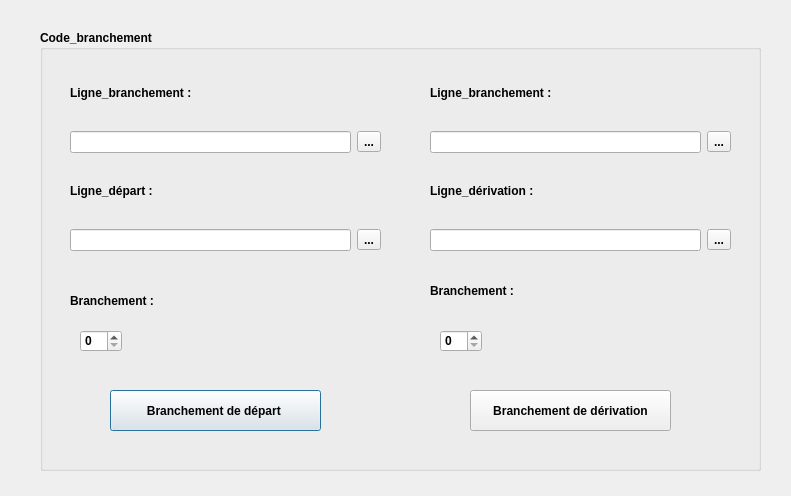
<?xml version="1.0" encoding="UTF-8"?>
<ui version="4.0">
 <class>Dialog</class>
 <widget class="QDialog" name="Dialog">
  <property name="geometry">
   <rect>
    <x>0</x>
    <y>0</y>
    <width>791</width>
    <height>496</height>
   </rect>
  </property>
  <property name="windowTitle">
   <string>code branchement</string>
  </property>
  <widget class="QGroupBox" name="groupBox">
   <property name="geometry">
    <rect>
     <x>40</x>
     <y>30</y>
     <width>721</width>
     <height>441</height>
    </rect>
   </property>
   <property name="font">
    <font>
     <weight>75</weight>
     <bold>true</bold>
    </font>
   </property>
   <property name="title">
    <string>Code_branchement</string>
   </property>
   <property name="flat">
    <bool>false</bool>
   </property>
   <property name="checkable">
    <bool>false</bool>
   </property>
   <widget class="QWidget" name="gridLayoutWidget">
    <property name="geometry">
     <rect>
      <x>30</x>
      <y>30</y>
      <width>311</width>
      <height>191</height>
     </rect>
    </property>
    <layout class="QGridLayout" name="gridLayout">
     <item row="7" column="0">
      <widget class="QLineEdit" name="lineEdit_2"/>
     </item>
     <item row="3" column="1">
      <widget class="QToolButton" name="toolButton">
       <property name="text">
        <string>...</string>
       </property>
      </widget>
     </item>
     <item row="4" column="0">
      <widget class="QLabel" name="label">
       <property name="text">
        <string>Ligne_départ :</string>
       </property>
      </widget>
     </item>
     <item row="7" column="1">
      <widget class="QToolButton" name="toolButton_2">
       <property name="text">
        <string>...</string>
       </property>
      </widget>
     </item>
     <item row="1" column="0">
      <widget class="QLabel" name="label_2">
       <property name="text">
        <string>Ligne_branchement : </string>
       </property>
      </widget>
     </item>
     <item row="3" column="0">
      <widget class="QLineEdit" name="lineEdit"/>
     </item>
    </layout>
   </widget>
   <widget class="QSpinBox" name="spinBox">
    <property name="geometry">
     <rect>
      <x>40</x>
      <y>300</y>
      <width>42</width>
      <height>22</height>
     </rect>
    </property>
   </widget>
   <widget class="QLabel" name="label_3">
    <property name="geometry">
     <rect>
      <x>30</x>
      <y>260</y>
      <width>101</width>
      <height>21</height>
     </rect>
    </property>
    <property name="text">
     <string>Branchement : </string>
    </property>
   </widget>
   <widget class="QPushButton" name="pushButton">
    <property name="geometry">
     <rect>
      <x>70</x>
      <y>360</y>
      <width>211</width>
      <height>41</height>
     </rect>
    </property>
    <property name="text">
     <string>Branchement de départ </string>
    </property>
   </widget>
   <widget class="QSpinBox" name="spinBox_2">
    <property name="geometry">
     <rect>
      <x>400</x>
      <y>300</y>
      <width>42</width>
      <height>22</height>
     </rect>
    </property>
   </widget>
   <widget class="QLabel" name="label_6">
    <property name="geometry">
     <rect>
      <x>390</x>
      <y>250</y>
      <width>101</width>
      <height>21</height>
     </rect>
    </property>
    <property name="text">
     <string>Branchement : </string>
    </property>
   </widget>
   <widget class="QPushButton" name="pushButton_2">
    <property name="geometry">
     <rect>
      <x>430</x>
      <y>360</y>
      <width>201</width>
      <height>41</height>
     </rect>
    </property>
    <property name="text">
     <string>Branchement de dérivation</string>
    </property>
   </widget>
   <widget class="QWidget" name="gridLayoutWidget_2">
    <property name="geometry">
     <rect>
      <x>390</x>
      <y>30</y>
      <width>301</width>
      <height>191</height>
     </rect>
    </property>
    <layout class="QGridLayout" name="gridLayout_2">
     <item row="5" column="0">
      <widget class="QLineEdit" name="lineEdit_3"/>
     </item>
     <item row="5" column="1">
      <widget class="QToolButton" name="toolButton_3">
       <property name="text">
        <string>...</string>
       </property>
      </widget>
     </item>
     <item row="0" column="0">
      <widget class="QLabel" name="label_5">
       <property name="text">
        <string>Ligne_branchement :</string>
       </property>
      </widget>
     </item>
     <item row="2" column="0">
      <widget class="QLabel" name="label_4">
       <property name="text">
        <string>Ligne_dérivation : </string>
       </property>
      </widget>
     </item>
     <item row="1" column="0">
      <widget class="QLineEdit" name="lineEdit_4"/>
     </item>
     <item row="1" column="1">
      <widget class="QToolButton" name="toolButton_4">
       <property name="text">
        <string>...</string>
       </property>
      </widget>
     </item>
    </layout>
   </widget>
  </widget>
 </widget>
 <resources/>
 <connections/>
</ui>
